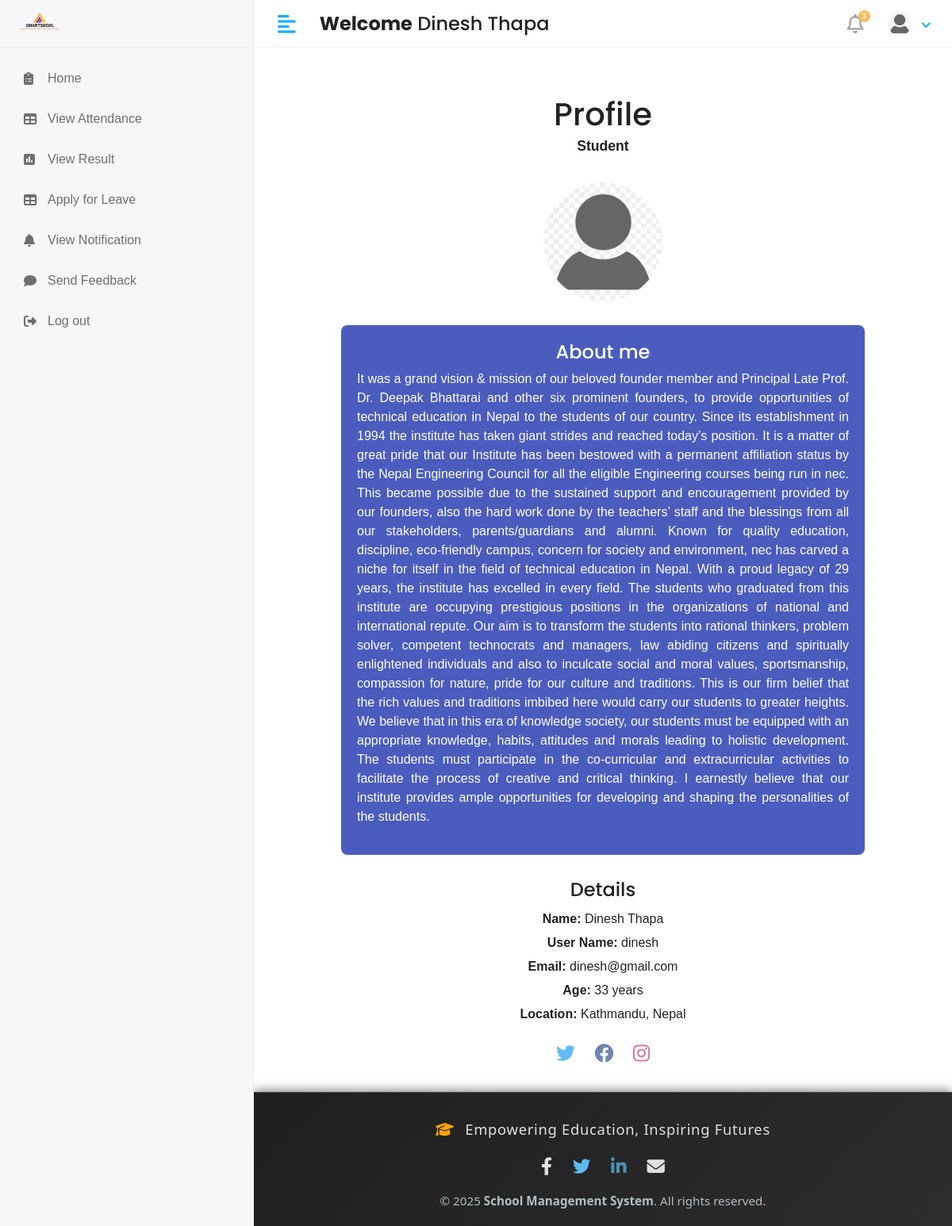
The app's page /Hod/myprofile/ (signed in), older data.
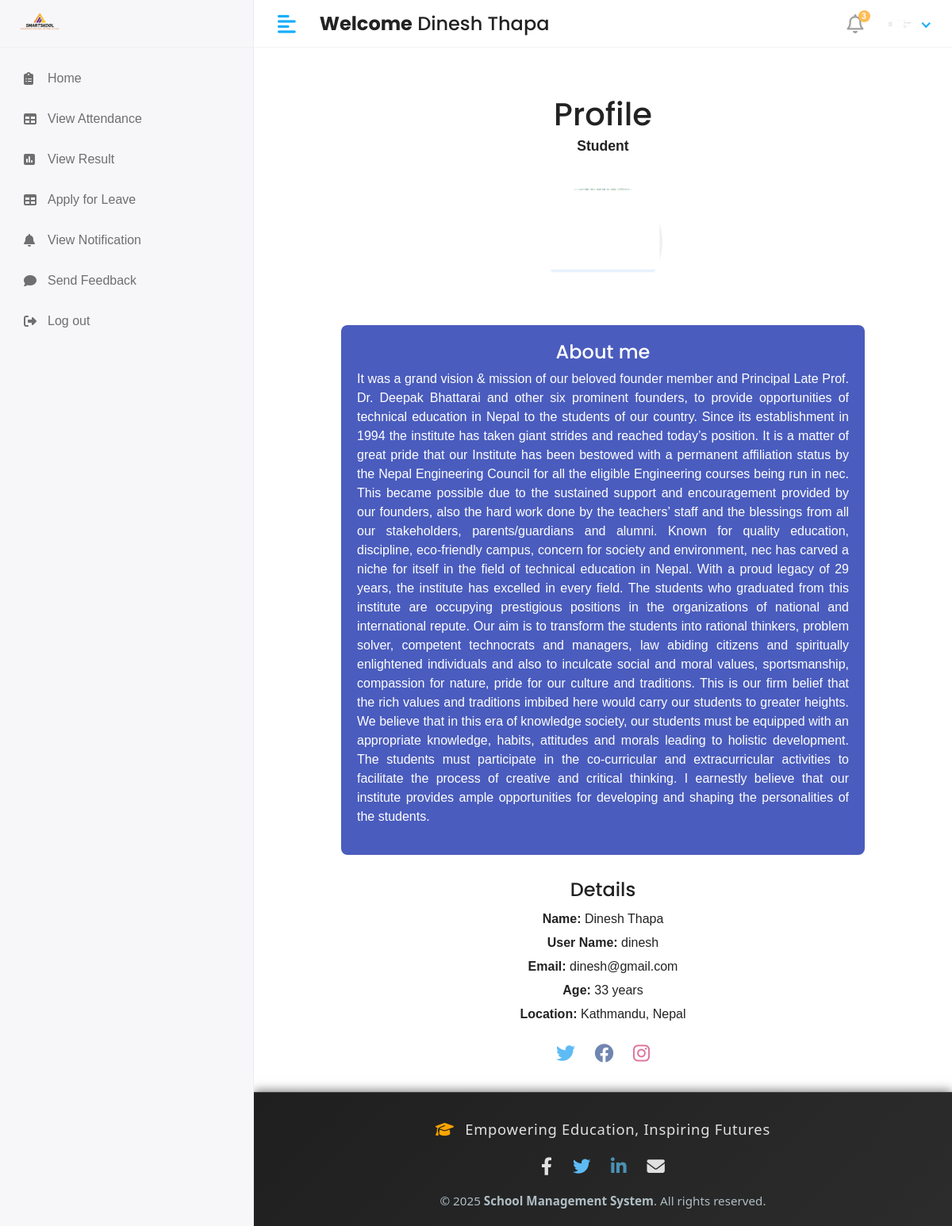
The same page, newer data.
### app/models.py (models this page shows)
class CustomUser(AbstractUser):
   USER= (
      (1,'hod'),
      (2,'staff'),
      (3,'student'),
    )
   user_type=models.CharField(choices=USER,max_length=50,default=1)
   profile_pic = models.ImageField(upload_to='media/profile_pics')

### school_management_system/Hod_Views.py (the view)
# urls.py: path('Hod/myprofile/',Hod_Views.myprofile,name='myprofile'),
@login_required(login_url='/')
def myprofile(request):
    user = request.user
    context = {
        'user': user,
    }
    return render(request, 'Hod/myprofile.html', context)

### templates/Hod/myprofile.html (shortened to what this page needs)
{% extends 'base.html' %}
{%  block content %}
<!DOCTYPE html>
<html lang="en">
<head>
  <link rel="stylesheet" href="https://cdnjs.cloudflare.com/ajax/libs/font-awesome/6.0.0/css/all.min.css">
</head>
<body>
  <div class="container">
    <h1>Profile</h1>
    <p class="subtitle">
      {% if user.user_type == '1' %}
        <strong>HOD</strong>
      {% elif user.user_type == '2' %}
        <strong>Teacher</strong>
      {% elif user.user_type == '3' %}
        <strong>Student</strong>
      {% else %}
        <strong>Unknown</strong>
      {% endif %}
    </p>
    <div class="profile-image">
      <img src="{{ user.profile_pic.url }}" alt="Hunter Norton">
    </div>
    <div class="about">
      <h2>About me</h2>
      <p style="text-align: justify;">
        It was a grand vision & mission of our beloved founder member and Principal Late Prof. Dr. Deepak Bhattarai and other six prominent founders,
        to provide opportunities of technical education in Nepal to the students of our country. Since its establishment in 1994 the institute has taken
        giant strides and reached today’s position. It is a matter of great pride that our Institute has been bestowed with a permanent affiliation status
         by the Nepal Engineering Council for all the eligible Engineering courses being run in nec. This became possible due to the sustained support and
         encouragement provided by our founders, also the hard work done by the teachers’ staff and the blessings from all our stakeholders, parents/guardians
         and alumni. Known for quality education, discipline, eco-friendly campus, concern for society and environment, nec has carved a niche for itself in
         the field of technical education in Nepal. With a proud legacy of 29 years, the institute has excelled in every field. The students who graduated
         from this institute are occupying prestigious positions in the organizations of national and international repute. Our aim is to transform the students
         into rational thinkers, problem solver, competent technocrats and managers, law abiding citizens and spiritually enlightened individuals and also to
         inculcate social and moral values, sportsmanship, compassion for nature, pride for our culture and traditions. This is our firm belief that the rich
         values and traditions imbibed here would carry our students to greater heights. We believe that in this era of knowledge society, our students must
         be equipped with an appropriate knowledge, habits, attitudes and morals leading to holistic development. The students must participate in the co-curricular
         and extracurricular activities to facilitate the process of creative and critical thinking. I earnestly believe that our institute provides ample
         opportunities for developing and shaping the personalities of the students.
      </p>
    </div>
    <div class="details">
      <h2>Details</h2>
      <p><strong>Name:</strong> {{user.first_name}} {{user.last_name}}</p>
      <p><strong>User Name:</strong> {{user.username}}</p>
      <p><strong>Email:</strong> {{user.email}} </p>
      <p><strong>Age:</strong> 33 years</p>
      <p><strong>Location:</strong> Kathmandu, Nepal</p>
    </div>
    <div class="social-icons">
      <a href="#"><i class="fab fa-twitter"></i></a>
      <a href="#"><i class="fab fa-facebook"></i></a>
      <a href="#"><i class="fab fa-instagram"></i></a>
    </div>
  </div>
</body>
</html>
{% endblock %}

### templates/includes/header.html (shortened to what the changed rows need)
{% load static %}
<div class="header">
    {% if user.user_type == '1' %}
            <div class="header-left">
               <a href="" class="logo">
               <img src="{% static 'assets/img/logo1.png'%}" alt="Logo" width="80" height="80">
               </a>
               <a href="index.html" class="logo logo-small">
               <img src="{% static 'assets/img/logo1.png'%}" alt="Logo" width="80" height="80">
               </a>
            </div>
            <a href="javascript:void(0);" id="toggle_btn">
            <i class="fas fa-align-left"></i>
            </a>
            <div class="top-nav-search mt-3" >
               <h4><strong>Welcome</strong>&nbsp;<span>{{user.first_name}} {{user.last_name}}</span></h4>
            </div>
            <a class="mobile_btn" id="mobile_btn">
            <i class="fas fa-bars"></i>
            </a>
            <ul class="nav user-menu">
               <li class="nav-item dropdown noti-dropdown">
                  <a href="#" class="dropdown-toggle nav-link" data-toggle="dropdown">
                  <i class="far fa-bell"></i> <span class="badge badge-pill">3</span>
                  </a>
                  <div class="dropdown-menu notifications">
                     <div class="topnav-dropdown-header">
                        <span class="notification-title">Notifications</span>
                        <a href="javascript:void(0)" class="clear-noti"> Clear All </a>
                     </div>
                     <div class="noti-content">
                        <ul class="notification-list">
                           <li class="notification-message">
                              <a href="#">
                                 <div class="media">
                                    <span class="avatar avatar-sm">
                                    <img class="avatar-img rounded-circle" alt="User Image" src="{{ user.profile.profile_pic.url }}">
                                    </span>
                                    <div class="media-body">
                                       <p class="noti-details"><span class="noti-title">Carlson Tech</span> has approved <span class="noti-title">your estimate</span></p>
                                       <p class="noti-time"><span class="notification-time">4 mins ago</span></p>
                                    </div>
                                 </div>
                              </a>
                           </li>
                           <li class="notification-message">
                              <a href="#">
                                 <div class="media">
                                    <span class="avatar avatar-sm">
                                    <img class="avatar-img rounded-circle" alt="User Image" src="{% static 'assets/img/profiles/avatar-11.jpg'%}">
                                    </span>
                                    <div class="media-body">
                                       <p class="noti-details"><span class="noti-title">International Software Inc</span> has sent you a invoice in the amount of <span class="noti-title">$218</span></p>
                                       <p class="noti-time"><span class="notification-time">6 mins ago</span></p>
                                    </div>
                                 </div>
                              </a>
                           </li>
                           <li class="notification-message">
                              <a href="#">
                                 <div class="media">
                                    <span class="avatar avatar-sm">
                                    <img class="avatar-img rounded-circle" alt="User Image" src="{% static 'assets/img/profiles/avatar-17.jpg'%}">
                                    </span>
                                    <div class="media-body">
                                       <p class="noti-details"><span class="noti-title">John Hendry</span> sent a cancellation request <span class="noti-title">Apple iPhone XR</span></p>
                                       <p class="noti-time"><span class="notification-time">8 mins ago</span></p>
                                    </div>
                                 </div>
                              </a>
                           </li>
                           <li class="notification-message">
                              <a href="#">
                                 <div class="media">
                                    <span class="avatar avatar-sm">
                                    <img class="avatar-img rounded-circle" alt="User Image" src="{% static 'assets/img/profiles/avatar-13.jpg'%}">
                                    </span>
                                    <div class="media-body">
                                       <p class="noti-details"><span class="noti-title">Mercury Software Inc</span> added a new product <span class="noti-title">Apple MacBook Pro</span></p>
                                       <p class="noti-time"><span class="notification-time">12 mins ago</span></p>
                                    </div>
                                 </div>
                              </a>
                           </li>
                        </ul>
                     </div>
                     <div class="topnav-dropdown-footer">
                        <a href="#">View all Notifications</a>
                     </div>
                  </div>
               </li>
               <li class="nav-item dropdown has-arrow">
                  <a href="#" class="dropdown-toggle nav-link" data-toggle="dropdown">
                    <span class="user-img">
                     {% if user.profile_pic and user.profile_pic.url %}
                        <span class="user-img">
                           <img class="rounded-circle" src="{{ user.profile_pic.url }}" width="30" alt="Profile">
                           <span class="status online"></span>
                        </span>
                     {% else %}
                        <span class="user-img">
                           <img class="rounded-circle" src="{% static 'assets/img/noimg.png' %}" width="30" alt="Profile">
                           <span class="status online"></span>
                        </span>
                     {% endif %}
                                 </span>
                  </a>
                  <div class="dropdown-menu">
                     <div class="user-header">
                        <div class="avatar avatar-sm">
                           {% if user.profile_pic and user.profile_pic.url %}
                              <img src="{{ user.profile_pic.url }}" alt="User Image" class="avatar-img rounded-circle">
                           {% else %}
                              <img src="{% static 'assets/img/noimg.png' %}" alt="User Image" class="avatar-img rounded-circle">
                           {% endif %}
                        </div>
                        <div class="user-text">
                           <h6>{{user.first_name}}&nbsp; {{user.last_name}}</h6>
                           {% if user.user_type == '1' %}
                           <p class="text-muted mb-0">HOD</p>
                           {%elif user.user_type == '2' %}
                           <p class="text-muted mb-0">Staff</p>
                           {%else%}
                           <p class="text-muted mb-0">Student</p>
                           {%endif%}
                        </div>
                     </div>
                     <a class="dropdown-item" href="#">My Profile</a>
                     <a class="dropdown-item" href="inbox.html">Inbox</a>
                     <a class="dropdown-item" href={% url 'logout' %}>Logout</a>
                  </div>
               </li>
            </ul>
         {%else%}
         <div class="header-left">
              <a href="" class="logo">
               <img src="{% static 'assets/img/logo1.png'%}" alt="Logo" width="80" height="80">
               </a>
            </div>
            <a href="javascript:void(0);" id="toggle_btn">
            <i class="fas fa-align-left"></i>
            </a>
            <div class="top-nav-search mt-3" >
               <h4><strong>Welcome</strong>&nbsp;<span>{{user.first_name}} {{user.last_name}}</span></h4>
            </div>
            <ul class="nav user-menu">
               <li class="nav-item dropdown noti-dropdown">
                  <a href="#" class="dropdown-toggle nav-link" data-toggle="dropdown">
                  <i class="far fa-bell"></i> <span class="badge badge-pill">3</span>
                  </a>
               </li>
               <li class="nav-item dropdown has-arrow">
                  <a href="#" class="dropdown-toggle nav-link" data-toggle="dropdown">
                    <span class="user-img">
                     {% if user.profile_pic and user.profile_pic.url %}
                        <span class="user-img">
                           <img class="rounded-circle" src="{{ user.profile_pic.url }}" width="30" alt="Profile">
                        </span>
                     {% else %}
                        <span class="user-img">
                           <img class="rounded-circle" src="{% static 'assets/img/noimg.png' %}" width="30" alt="Profile">
                           <span class="status online"></span>
                        </span>
                     {% endif %}
                                 </span>
                  </a>
               </li>
            </ul>
         {% endif %}
</div>

Row changes from the older to the newer data that the page shows:
changed CustomUser "Dinesh": profile_pic: picture added in place of a placeholder
